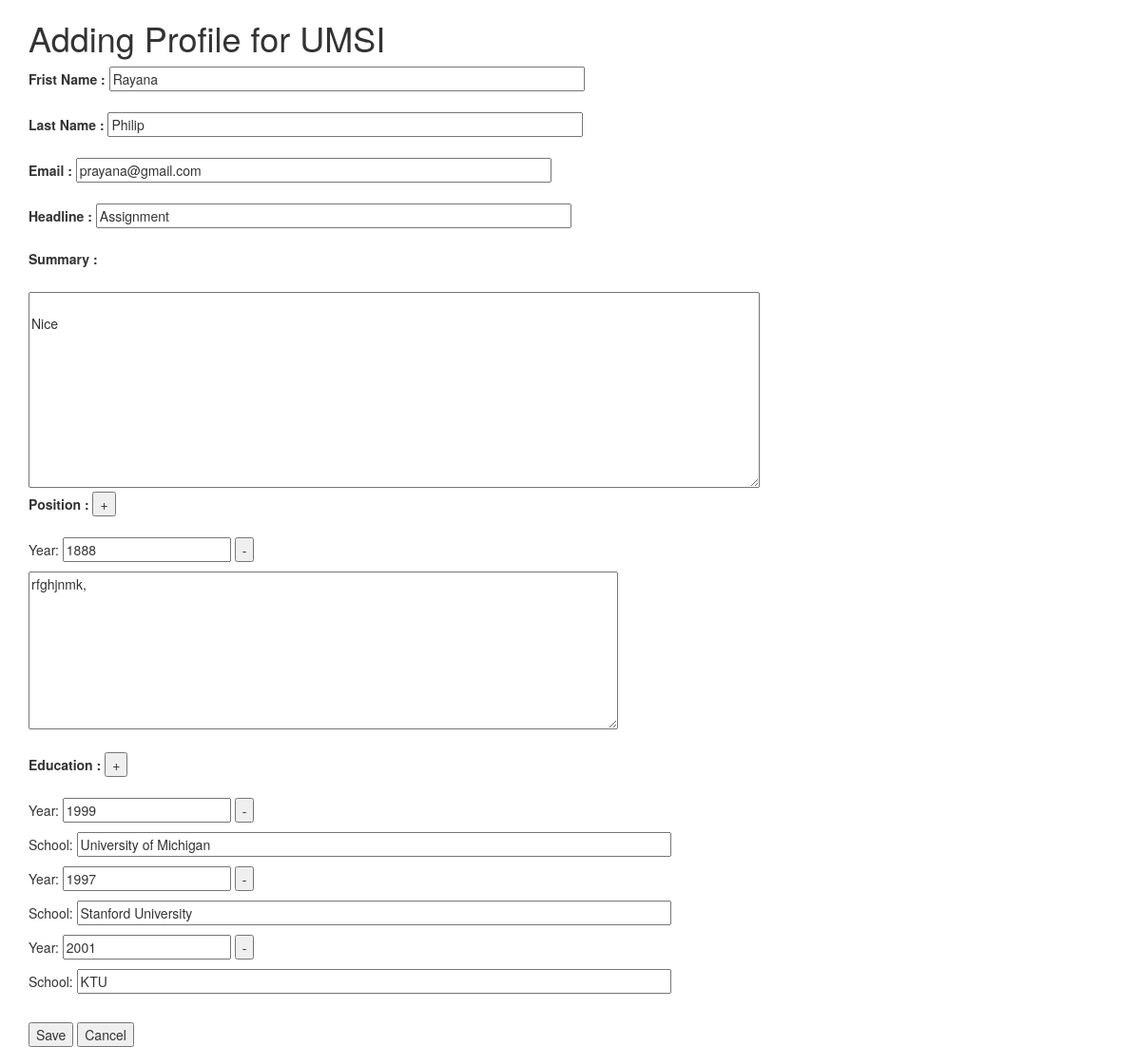
Page /edit.php?id=53 (signed in) on the committed database.
### tables this page shows
CREATE TABLE IF NOT EXISTS `profile` (
  `profile_id` int(11) NOT NULL AUTO_INCREMENT,
  `user_id` int(11) NOT NULL,
  `first_name` text,
  `last_name` text,
  `email` text,
  `headline` text,
  `summary` text,
  PRIMARY KEY (`profile_id`),
  KEY `profile_ibfk_2` (`user_id`)
);

CREATE TABLE IF NOT EXISTS `position` (
  `position_id` int(11) NOT NULL AUTO_INCREMENT,
  `profile_id` int(11) DEFAULT NULL,
  `rank` int(11) DEFAULT NULL,
  `year` int(11) DEFAULT NULL,
  `description` text,
  PRIMARY KEY (`position_id`),
  KEY `position_ibfk_1` (`profile_id`)
);

CREATE TABLE IF NOT EXISTS `education` (
  `profile_id` int(11) NOT NULL,
  `institution_id` int(11) NOT NULL,
  `rank` int(11) DEFAULT NULL,
  `year` int(11) DEFAULT NULL,
  PRIMARY KEY (`profile_id`,`institution_id`),
  KEY `education_ibfk_2` (`institution_id`)
);

CREATE TABLE IF NOT EXISTS `institution` (
  `institution_id` int(11) NOT NULL AUTO_INCREMENT,
  `name` varchar(255) DEFAULT NULL,
  PRIMARY KEY (`institution_id`),
  UNIQUE KEY `name` (`name`)
);

### util.php (called while the page is built, shortened)
<?php
function loadEdu($conn, $pro_id ){
    $query = "SELECT year,name FROM education,institution
    WHERE education.institution_id = institution.institution_id AND education.profile_id= :prof";
    $stmt=$conn->prepare($query);
	$stmt->execute(array('prof'     =>   $pro_id ));
    $positions = $stmt->fetchAll(PDO::FETCH_ASSOC);
    return $positions;
}

### edit.php (the view, shortened to what this page needs)
<?php
require_once "conn.php";
require_once "util.php";
$server = "localhost";
$username = "root";
$password = "";
$dbname = "misc";
$conn = new PDO("mysql:host=$server; dbname=$dbname", $username, $password);
	$conn->setAttribute(PDO::ATTR_ERRMODE, PDO::ERRMODE_EXCEPTION);
 ?>
 <!DOCTYPE html>
<html>
<head>
<link rel="stylesheet"
    href="https://maxcdn.bootstrapcdn.com/bootstrap/3.3.6/css/bootstrap.min.css"
>
<link rel="stylesheet"
    href="https://maxcdn.bootstrapcdn.com/bootstrap/3.3.6/css/bootstrap-theme.min.css"
>
<link rel="stylesheet"
    href="https://code.jquery.com/ui/1.12.1/themes/ui-lightness/jquery-ui.css">
</head>
<body>
<div class="container">
<?php
if(isset($_SESSION["user_id"]))
	{
?>
<h1>Adding Profile for <?php echo $_SESSION["name"];
	try{
	$id=$_SESSION['p_id'];
	$sql = "SELECT profile_id,first_name,last_name,email,headline,summary FROM profile WHERE profile_id='$id'";
	$q = $conn->query($sql);
    $q->setFetchMode(PDO::FETCH_ASSOC);
	$row = $q->fetch();
	if ( $row !== false ) {
		$quer = "SELECT * FROM position WHERE profile_id= :u_id order by rank";
						$stmt=$conn->prepare($quer);
						$stmt->execute(array(
								  'u_id'     =>   $id ));
						$positions = $stmt->fetchAll(PDO::FETCH_ASSOC);
		$schools = loadEdu($conn, $id);
?></h1>
<form method="POST" >
<label for="frist_name" >Frist Name :</label>
<input type="text" name="first_name" id="f_name" style="width:500px;" value="<?php echo $row['first_name']; ?>"><br/><br/>
<label for="last_name">Last Name :</label>
<input type="text" name="last_name" id="l_name" style="width:500px;" value="<?php echo $row['last_name']; ?>"><br/><br/>
<label for="email">Email :</label>
<input type="text" name="email" id="email" style="width:500px;" value="<?php echo $row['email']; ?>"><br/><br/>
<label for="headline">Headline :</label>
<input type="text" name="headline" id="headline" style="width:500px;" value="<?php echo $row['headline']; ?>"><br/><br/>
<label for="summary">Summary :</label><br><br/>
<textarea  name="summary" id="summary" rows="10" cols="100" >
<?php echo $row['summary']; ?></textarea><br/>
<label for="position">Position :</label>
<input type="submit" name="addPos" id="addPos" value="+" >
<br><br/>
<div id="position_fields">
<?php
if ( $positions >0 ){
$counter=0;
foreach($positions as $pos){
			$counter++;
			echo "<div id='position".$counter."'>
						<p>Year: <input type='text' name='year".$counter."' value=".htmlspecialchars($pos['year'])." />
						<input type='button' value='-'
							onclick='removeFunction(".$counter.");return false;'></p>
						<textarea name='desc".$counter."' rows='8' cols='80'>".htmlspecialchars($pos['description'])."</textarea>
						</div>";
		}
			?>
</div><br/>
<label for="education">Education :</label>
<input type="submit" name="addEdu" id="addEdu" value="+" >
<br><br/>
<div id="edu_fields">
<?php
if ( $schools >0 ){
	$edu_counter=0;
	foreach($schools as $school){
				$edu_counter++;
				echo  '<p>Year: <input type="text" name="edu_year' . $edu_counter . '" value="' . $school['year'] . '">
                <input type="button" value="-" onclick="$(\'#edu' . $edu_counter . '\').remove();return false;\"></p>
                <p>School: <input type="text" size="80" name="edu_school' . $edu_counter . '" class="school"
                value="' . htmlentities($school['name']) . '" />';
			}
		}
?>
</div>
<br/>
<input type="submit"  value="Save" name="Save" onclick="return doValidate();" >
<input type="submit" name="cancel" value="Cancel">
</form>
<?php  }
	else
	{
		echo "<p> No position</p></div>";
	}
} else
                {
                     $message = '<label>Invalid Data</label>';
                }
} catch(PDOException $error)
 {
      echo $error->getMessage();
 } }?>
</div>
</body>
</html>

### rows in the picture
profile: first_name "Rayana", last_name "Philip", email "prayana@gmail.com", headline "Assignment", summary "Nice"
position: year "1888", description "rfghjnmk,"
education: year "1999", institution.name "University of Michigan"
education: year "1997", institution.name "Stanford University"
education: year "2001", institution.name "KTU"

### other values in the picture
$_SESSION["name"] "UMSI"
